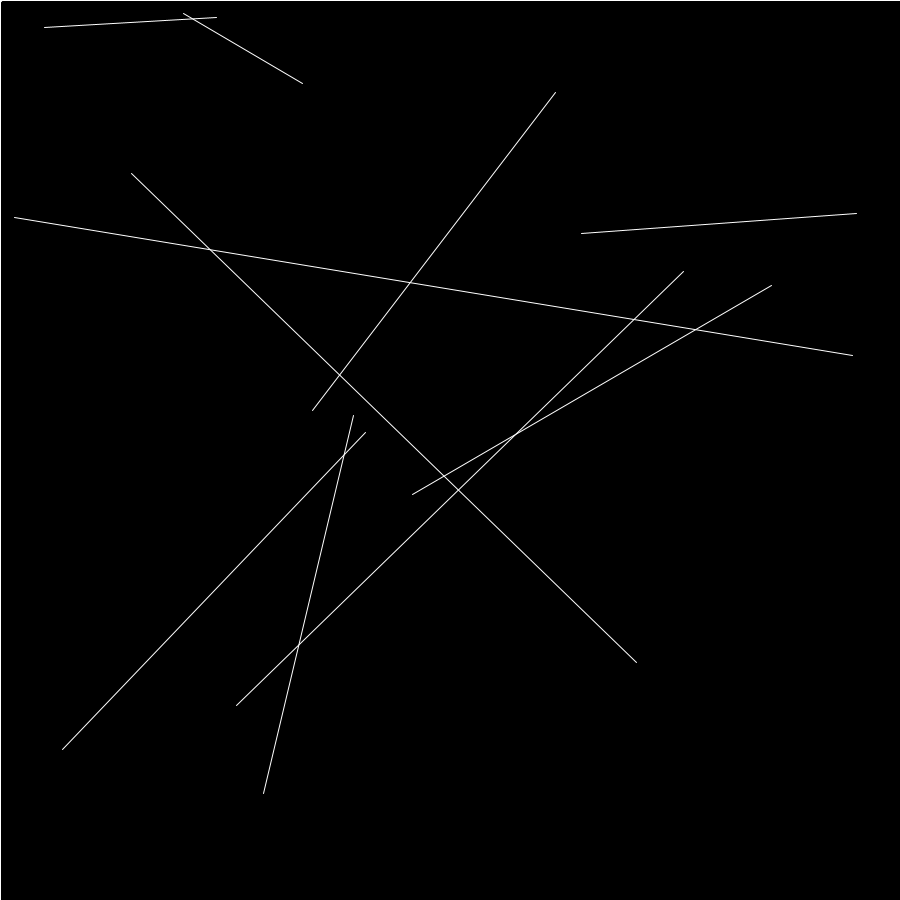
Frame 1 (no input)
Frame 60 (the mouse pressed at the canvas centre just before this capture): identical to frame 1, image omitted
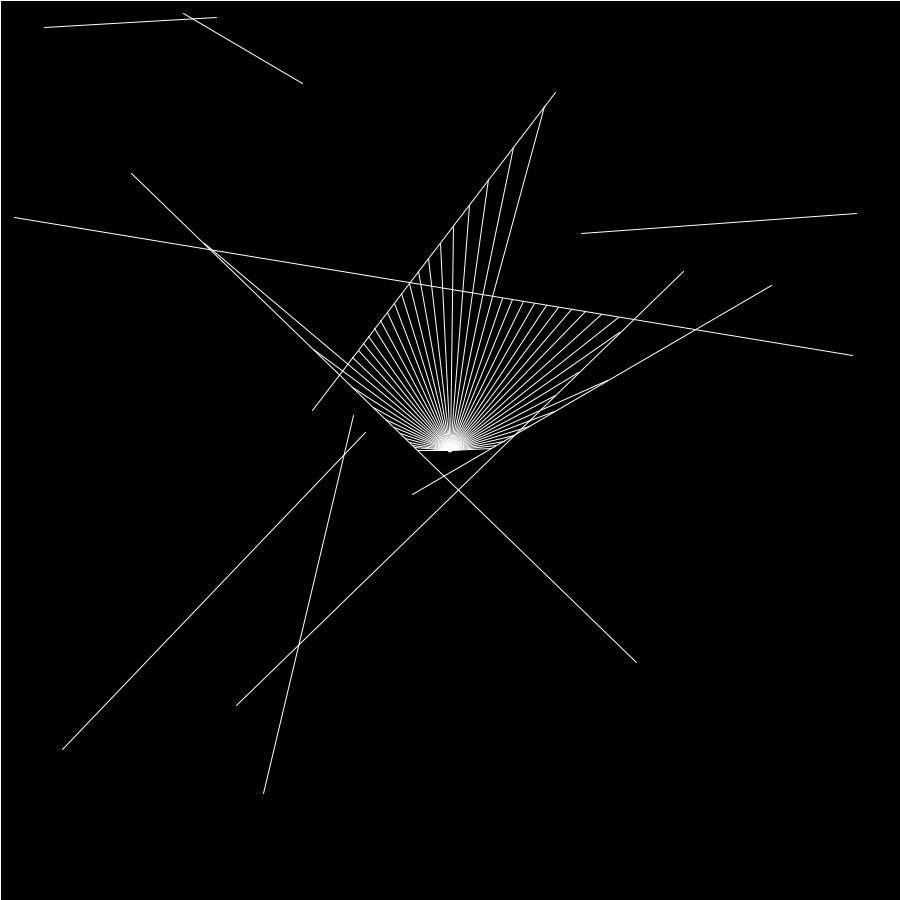
Frame 120 (the mouse held since frame 60 and released just before this capture)

The Processing sketch that drew these frames (run headless with seeded random() and noise(); from frame 60 on, the mouse is pressed at the canvas centre):

// Processing sketch: Ray_tracing
// ── Ray_tracing.pde

boundary[] wall = new boundary[14];
light_source sun;

void setup(){
  size(900, 900);
  wall[0] = new boundary(0, 0, 0, height);
  wall[1] = new boundary(0, height, width, height);
  wall[2] = new boundary(width, height, width, 0);
  wall[3] = new boundary(width, 0, 0, 0);
  for (int i=4; i<wall.length; i++)
    wall[i] = new boundary(random(width), random(height), random(width), random(height));
  sun = new light_source();
}

void draw(){
  background(0);
  
  sun.update();
  
  stroke(255);
  strokeWeight(1);
  for (int i=0; i<wall.length; i++)
    wall[i].show();
  sun.cast();
  sun.show();
}

// ── Boundary.pde
class boundary{
  PVector p1, p2;
  
  boundary(float x1, float y1, float x2, float y2){
    p1 = new PVector(x1, y1);
    p2 = new PVector(x2, y2);
  }
  
  void show(){
    line(p1.x, p1.y, p2.x, p2.y);
  }
}

// ── Light_source.pde
class light_source{
  int precision=100;
  PVector pos;
  
  light_source(){
    
  }
  
  void update(){
    pos = new PVector(mouseX, mouseY);
  }
  
  void show(){
    fill(255); noStroke();
    circle(pos.x, pos.y, 5);
  }
  
  void cast(){
    for (int i=0; i<precision; i++){
      float angle = map(i, 0, precision-1, 0, TWO_PI);
      float cosa = cos(angle), sina = sin(angle);
      line ray = new line(sina, -cosa, pos.y*cosa-pos.x*sina);
      
      boundary[] intersectedWalls = new boundary[wall.length];
      int k = intersected_lines(intersectedWalls, ray, pos, angle);
      
      line wall = getClosestWallLine(pos, intersectedWalls, k); //not closest wall, closest distance to a wall ON that path
      PVector p = intersection(ray, wall);
      line(pos.x, pos.y, p.x, p.y);
    }
  }
}

line getClosestWallLine(PVector p, boundary[] v, int k){
  float dmin = pow(10, 10);
  line wallLine = new line(0, 0, 0);
  for (int i=0; i<k; i++){
    float x1 = v[i].p1.x,
          y1 = v[i].p1.y,
          x2 = v[i].p2.x,
          y2 = v[i].p2.y;
    line l = new line(y2-y1, -(x2-x1), y1*x2-y2*x1);
    float d = dist(p, l);
    if (d<dmin){
      dmin = d;
      wallLine = l;
    }
  }
  return wallLine;
}

float dist(PVector p, line l){
  return abs(l.a*p.x+l.b*p.y+l.c)/sqrt(l.a*l.a+l.b*l.b);
}

int intersected_lines(boundary[] v, line l1, PVector p, float angle){
  int k=0;
  for (int i=0; i<wall.length; i++){
    float x1 = wall[i].p1.x,
          y1 = wall[i].p1.y,
          x2 = wall[i].p2.x,
          y2 = wall[i].p2.y;
    line l2 = new line(y2-y1, -(x2-x1), y1*x2-y2*x1);
    if (intersects(l1, l2)){
      PVector c = intersection(l1, l2);
      if ( ( (x1 <= c.x && c.x <= x2) || (x1 >= c.x && c.x >= x2) ) && ( (y1 <= c.y && c.y <= y2) || (y1 >= c.y && c.y >= y2) ) )
        if (equals(atan2(p.y-c.y, p.x-c.x), angle))
          v[k++] = wall[i];
    }
  }
  return k;
}

// ── Line.pde
class line{
  float a, b, c;
  
  line(float a_, float b_, float c_){
    a = a_;
    b = b_;
    c = c_;
  }
}

PVector intersection(line l1, line l2){
  //if (intersects(l1, l2))
  //{
    float a = l1.b*l2.c-l2.b*l1.c,
          b = l1.c*l2.a-l2.c*l1.a,
          c = l1.a*l2.b-l2.a*l1.b;
      return new PVector(a/c, b/c);
  //}
  //return new PVector();
}

boolean intersects(line l1, line l2){
  return !(equals(l1.a, l2.a) && equals(l1.b, l2.b) && equals(l1.c, l2.c)) && !equals(l1.a*l2.b-l2.a*l1.b, 0);
}

boolean equals(float a, float b){
  float precision = 0.001;
  return b - precision <= a && a <= b + precision; 
}
